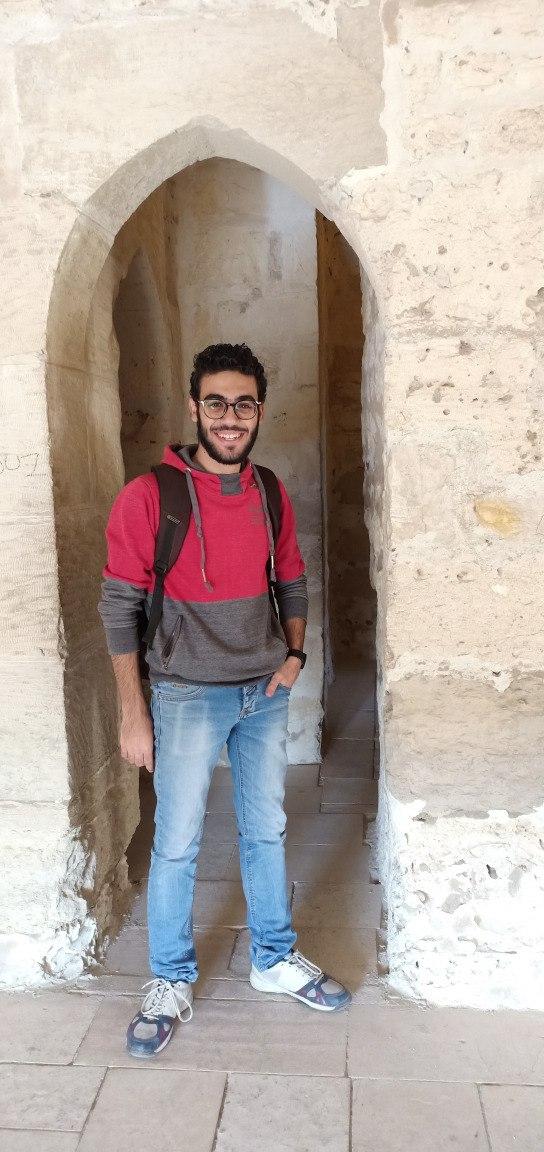
#> input picture project_1/Andrew.jpg, 2176 x 4608 px, given in place of Andrew.png, which was not available (shown at 1/4 size)
$ python birghtness_and_contrast.py
#> lines starting #> are read from the running program, lines starting #| are printed output that depends on the picture; pictures that were not available may be replaced by others from this repository, and a replacement may not be noted
import cv2
import numpy as np

# Open a typical 24 bit color image. For this kind of image there are
# 8 bits (0 to 255) per color channel
img = cv2.imread('Andrew.png')  # mandrill reference image from USC SIPI
#> img is the input picture: shape (4608, 2176, 3); mean B, G, R 163, 170.4, 182.8

s = 128
img = cv2.resize(img, (s,s), 0, 0, cv2.INTER_AREA)
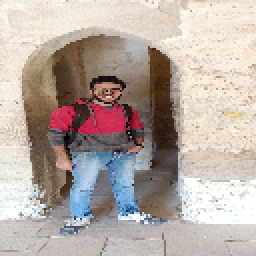
#> img: shape (128, 128, 3) (shown 2 times larger); mean B, G, R 163.2, 170.5, 182.9

def apply_brightness_contrast(input_img, brightness = 0, contrast = 0):

    if brightness != 0:
        if brightness > 0:
            shadow = brightness
            highlight = 255.0
        else:
            shadow = 0
            highlight = 255.0 + brightness
        alpha_b = (highlight - shadow)/255.0
        gamma_b = shadow

        buf = cv2.addWeighted(input_img, alpha_b, input_img, 0, gamma_b)
    else:
        buf = input_img.copy()

    if contrast != 0:
        f = 131*(contrast + 127)/(127*(131-contrast))
        alpha_c = f
        gamma_c = 127*(1-f)

        buf = cv2.addWeighted(buf, alpha_c, buf, 0, gamma_c)

    return buf


font = cv2.FONT_HERSHEY_SIMPLEX
fcolor = (0,0,0)

blist = [0, -127, 127,   0,  0, 64] # list of brightness values
clist = [0,    0,   0, -64, 64, 64] # list of contrast values


out = np.zeros((s*2, s*3, 3), dtype = np.uint8)

for i, b in enumerate(blist):
    c = clist[i]
    print('b, c:  ', b, ', ', c)
    row = s*int(i/3)
    col = s*(i%3)

    print('row, col:   ', row, ', ', col)

    out[row:row+s, col:col+s] = apply_brightness_contrast(img, b, c)
    msg = 'b %d' % b
    cv2.putText(out,msg,(col,row+s-22), font, .7, fcolor, 1, cv2.LINE_AA)
    msg = 'c %d' % c
    cv2.putText(out,msg,(col,row+s-4), font, .7, fcolor, 1, cv2.LINE_AA)

    cv2.putText(out, 'OpenCV',(260,30), font, 1.0, fcolor, 2, cv2.LINE_AA)
#> this loop made 6 passes
#> pass 2, in apply_brightness_contrast (call 2), `buf = cv2.addWeighted(input_img, alpha_b, input_img, 0, gamma_b)`:
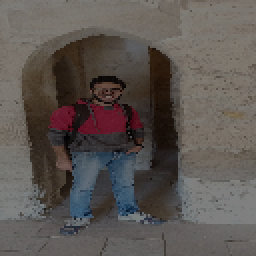
#> buf: shape (128, 128, 3) (shown 2 times larger); mean B, G, R 81.8, 85.5, 91.7
#> pass 3, in apply_brightness_contrast (call 3), `buf = cv2.addWeighted(input_img, alpha_b, input_img, 0, gamma_b)`:
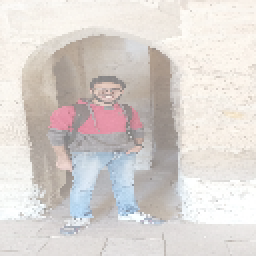
#> buf: shape (128, 128, 3) (shown 2 times larger); mean B, G, R 208.8, 212.5, 218.7
#> after the loop:
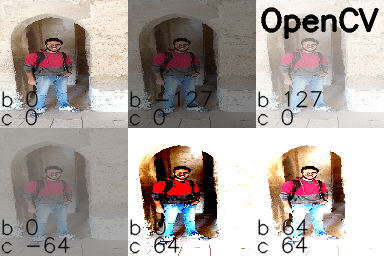
#> out: shape (256, 384, 3); mean B, G, R 158.5, 162.9, 172.1

cv2.imwrite('out.png', out)

$ run again, with project_1/Amr.jpg copied over project_1/Andrew.jpg
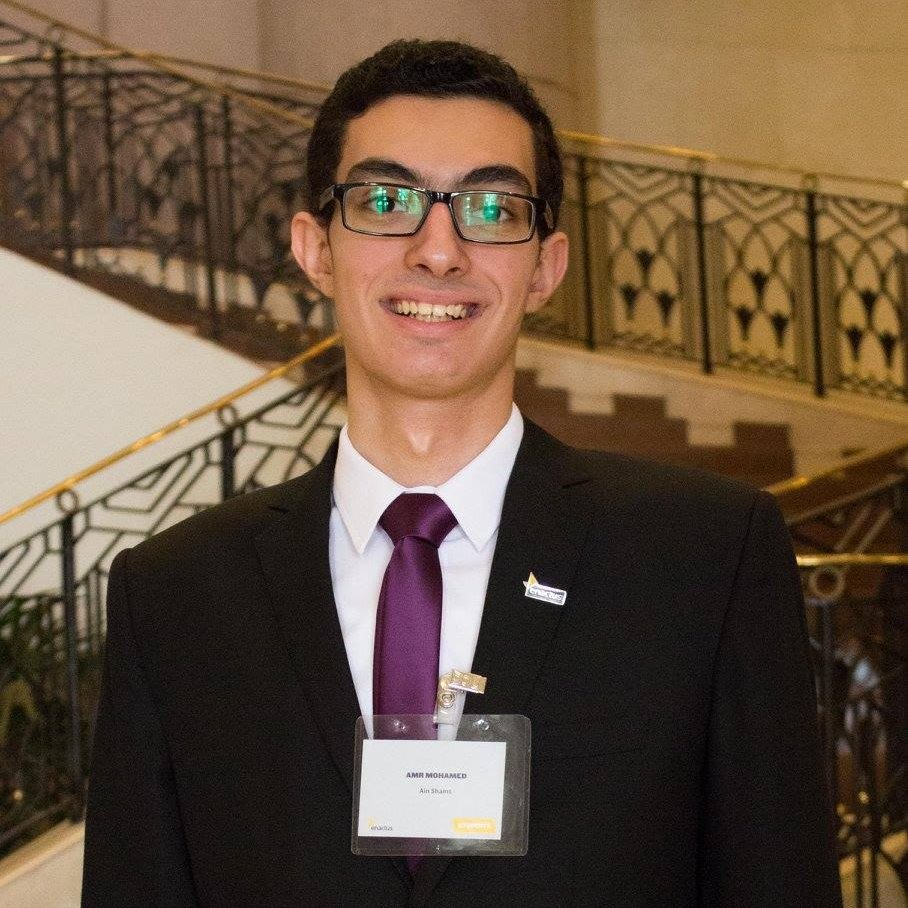
#> input picture project_1/Amr.jpg, 908 x 908 px, given in place of Andrew.png, which was not available
#> img is the input picture: shape (908, 908, 3); mean B, G, R 63.2, 82, 102.6
#> img: shape (128, 128, 3)
#> the loop `for i, b in enumerate(blist):` made 6 passes
#> pass 3, in apply_brightness_contrast (call 3), `buf = cv2.addWeighted(input_img, alpha_b, input_img, 0, gamma_b)`:
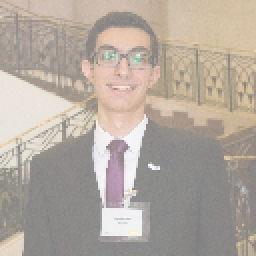
#> buf: shape (128, 128, 3) (shown 2 times larger); mean B, G, R 158.9, 168.3, 178.5
#> after the loop `for i, b in enumerate(blist):`:
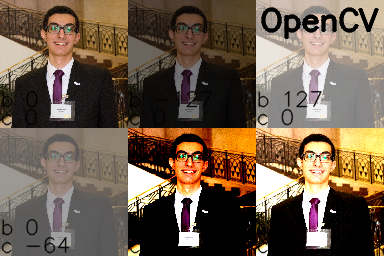
#> out: shape (256, 384, 3); mean B, G, R 75.9, 93.4, 111.1

$ run again, with project_1/Shakira.jpg copied over project_1/Andrew.jpg
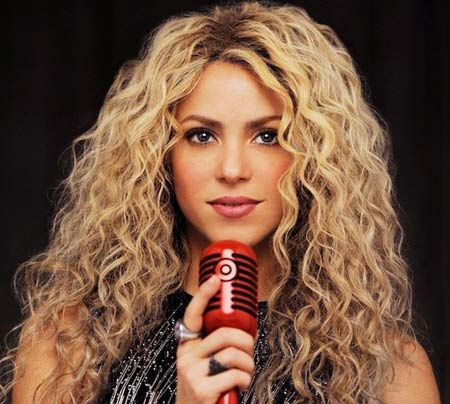
#> input picture project_1/Shakira.jpg, 450 x 404 px, given in place of Andrew.png, which was not available
#> img is the input picture: shape (404, 450, 3); mean B, G, R 62.6, 83, 115.8
#> `img = cv2.resize(img, (s,s), 0, 0, cv2.INTER_AREA)`:
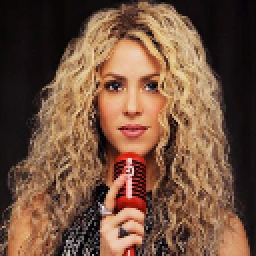
#> img: shape (128, 128, 3) (shown 2 times larger); mean B, G, R 62.6, 82.9, 115.7
#> after the loop `for i, b in enumerate(blist):`:
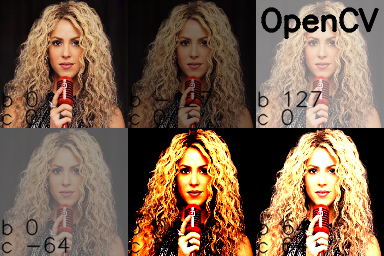
#> out: shape (256, 384, 3); mean B, G, R 76.5, 96.9, 122.9
